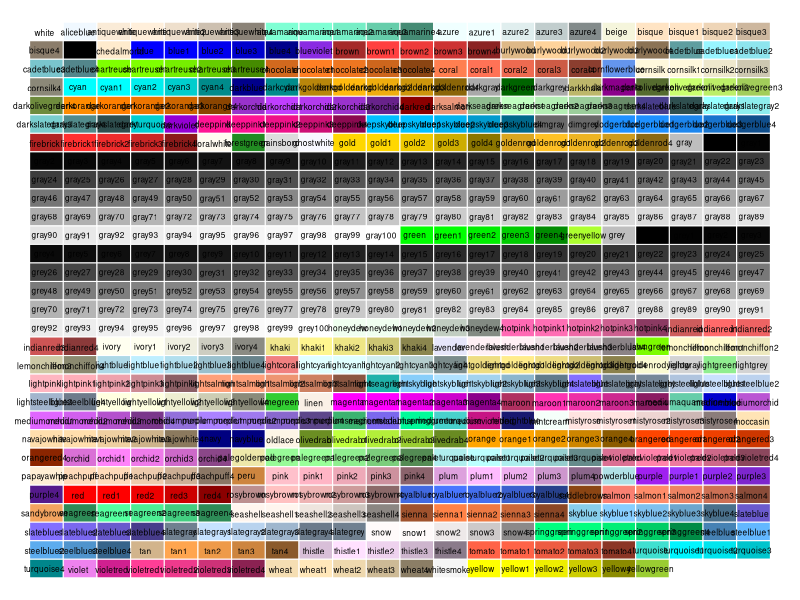

R code for this plot:
#Este código é para obter a paleta com 657 cores e seus respectivos nomes.

par(mar=c(0,0,0,0))
plot(0,0,
     type = "n",
     xlim=c(0,1),
     ylim=c(0,1),
     axes=FALSE,
     xlab="",
     ylab=""
     )
line <- 30
col <- 22
rect(
  rep((0:(col-1)/col),line),
  sort(rep((0:(line-1)/line),col),decreasing = T),
  rep((1:col/col),line),
  sort(rep((1:line/line),col),decreasing = T),
  border = "white",
  col = colors()[seq(1,line*col)]
)

#nome das cores
text(
  rep((0:(col-1)/col),line)+0.02,
  sort(rep((0:(line-1)/line),col),decreasing = T)+0.015,
  colors()[seq(1,line*col)],
  cex=0.5
)